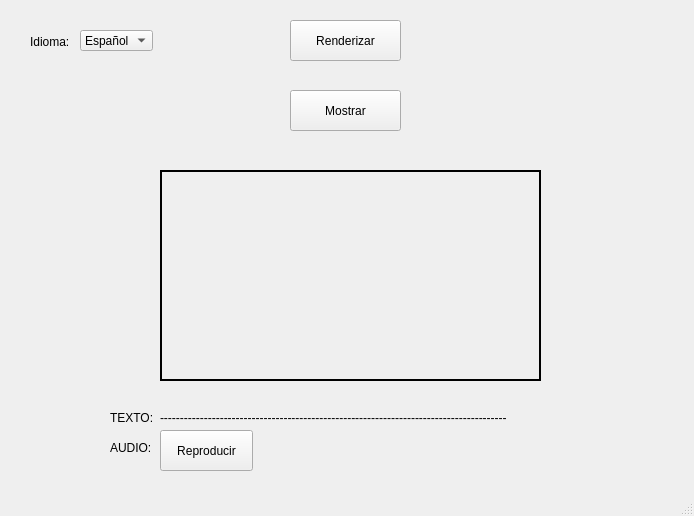
<?xml version="1.0" encoding="UTF-8"?>
<ui version="4.0">
 <class>MainWindow</class>
 <widget class="QMainWindow" name="MainWindow">
  <property name="geometry">
   <rect>
    <x>0</x>
    <y>0</y>
    <width>694</width>
    <height>516</height>
   </rect>
  </property>
  <property name="windowTitle">
   <string>MainWindow</string>
  </property>
  <widget class="QWidget" name="centralwidget">
   <widget class="QPushButton" name="Boton">
    <property name="geometry">
     <rect>
      <x>290</x>
      <y>20</y>
      <width>111</width>
      <height>41</height>
     </rect>
    </property>
    <property name="text">
     <string>Renderizar</string>
    </property>
   </widget>
   <widget class="QLabel" name="label">
    <property name="geometry">
     <rect>
      <x>110</x>
      <y>410</y>
      <width>51</width>
      <height>16</height>
     </rect>
    </property>
    <property name="text">
     <string>TEXTO:</string>
    </property>
   </widget>
   <widget class="QLabel" name="Texto">
    <property name="geometry">
     <rect>
      <x>160</x>
      <y>410</y>
      <width>441</width>
      <height>16</height>
     </rect>
    </property>
    <property name="text">
     <string>---------------------------------------------------------------------------------------</string>
    </property>
   </widget>
   <widget class="QLabel" name="label_3">
    <property name="geometry">
     <rect>
      <x>110</x>
      <y>440</y>
      <width>55</width>
      <height>16</height>
     </rect>
    </property>
    <property name="text">
     <string>AUDIO:</string>
    </property>
   </widget>
   <widget class="QPushButton" name="Reproducir">
    <property name="geometry">
     <rect>
      <x>160</x>
      <y>430</y>
      <width>93</width>
      <height>41</height>
     </rect>
    </property>
    <property name="text">
     <string>Reproducir</string>
    </property>
   </widget>
   <widget class="QLabel" name="Imagen">
    <property name="geometry">
     <rect>
      <x>160</x>
      <y>170</y>
      <width>381</width>
      <height>211</height>
     </rect>
    </property>
    <property name="frameShape">
     <enum>QFrame::WinPanel</enum>
    </property>
    <property name="frameShadow">
     <enum>QFrame::Plain</enum>
    </property>
    <property name="text">
     <string/>
    </property>
    <property name="scaledContents">
     <bool>true</bool>
    </property>
   </widget>
   <widget class="QLabel" name="label_2">
    <property name="geometry">
     <rect>
      <x>30</x>
      <y>31</y>
      <width>51</width>
      <height>21</height>
     </rect>
    </property>
    <property name="text">
     <string>Idioma:</string>
    </property>
   </widget>
   <widget class="QComboBox" name="comboIdioma">
    <property name="geometry">
     <rect>
      <x>80</x>
      <y>30</y>
      <width>73</width>
      <height>21</height>
     </rect>
    </property>
    <item>
     <property name="text">
      <string>Español</string>
     </property>
    </item>
    <item>
     <property name="text">
      <string>Ingles</string>
     </property>
    </item>
    <item>
     <property name="text">
      <string>Portugues</string>
     </property>
    </item>
   </widget>
   <widget class="QPushButton" name="Mostrar">
    <property name="geometry">
     <rect>
      <x>290</x>
      <y>90</y>
      <width>111</width>
      <height>41</height>
     </rect>
    </property>
    <property name="text">
     <string>Mostrar</string>
    </property>
   </widget>
  </widget>
  <widget class="QStatusBar" name="statusbar"/>
 </widget>
 <resources/>
 <connections/>
</ui>
